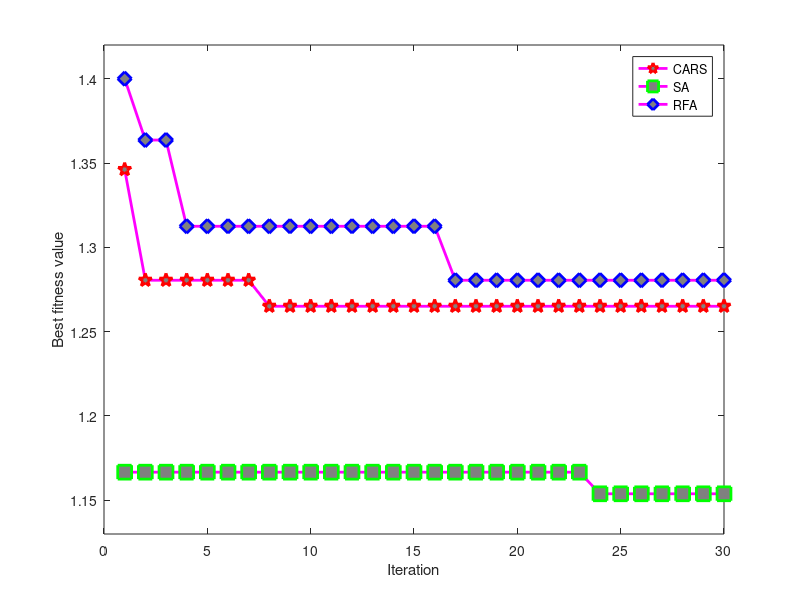

Reproduce this figure in MATLAB.
load CARS_1.mat
load SA_1.mat
load RF_1.mat

pp=1:1:30;
pp=pp';
figure;
%plot(BestCost,'LineWidth',2);
%plot(BestCost,'b-o');
plot(pp,CARS_1,'-mp','LineWidth',2,'MarkerSize',10,'MarkerEdgeColor','r','MarkerFaceColor',[0.5,0.5,0.5])
hold on
plot(pp,SA_1,'-ms','LineWidth',2,'MarkerSize',10,'MarkerEdgeColor','g','MarkerFaceColor',[0.5,0.5,0.5])
hold on
plot(pp,RF_1,'-md','LineWidth',2,'MarkerSize',10,'MarkerEdgeColor','b','MarkerFaceColor',[0.5,0.5,0.5])
axis([0,30,1.13,1.42]);
xlabel('Iteration');
ylabel('Best fitness value');
legend('CARS','SA','RFA')